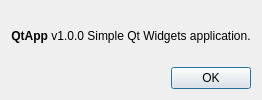
<?xml version="1.0" encoding="UTF-8"?>
<ui version="4.0">
 <class>AboutDialog</class>
 <widget class="QDialog" name="AboutDialog">
  <property name="windowTitle">
   <string>About QtApp</string>
  </property>
  <layout class="QVBoxLayout" name="verticalLayout">
   <item>
    <widget class="QLabel" name="label">
     <property name="text">
      <string>&lt;b&gt;QtApp&lt;/b&gt; v1.0.0
Simple Qt Widgets application.</string>
     </property>
     <property name="alignment">
      <set>Qt::AlignCenter</set>
     </property>
    </widget>
   </item>
   <item>
    <widget class="QDialogButtonBox" name="buttonBox">
     <property name="standardButtons">
      <set>QDialogButtonBox::Ok</set>
     </property>
    </widget>
   </item>
  </layout>
 </widget>
 <resources/>
 <connections>
  <connection>
   <sender>buttonBox</sender>
   <signal>accepted()</signal>
   <receiver>AboutDialog</receiver>
   <slot>accept()</slot>
   <hints>
    <hint type="sourcelabel">
     <x>248</x>
     <y>254</y>
    </hint>
    <hint type="destinationlabel">
     <x>157</x>
     <y>274</y>
    </hint>
   </hints>
  </connection>
 </connections>
</ui>
